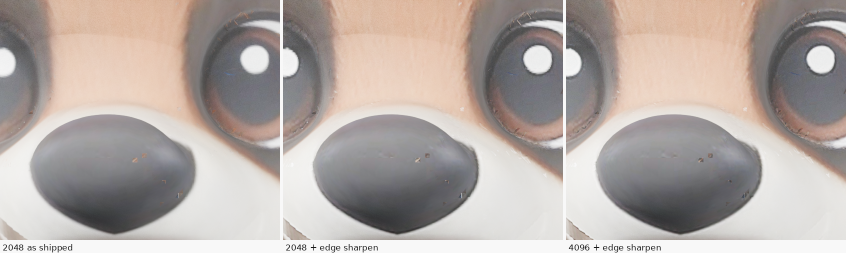
#> input picture 07_web_model/_to_delete/texture_sharpen_comparison.png, 1692 x 506 px, given in place of hq_basecolor.png, which was not available (shown at 1/2 size)
$ python sharpen_textures.py
#> lines starting #> are read from the running program, lines starting #| are printed output that depends on the picture; pictures that were not available may be replaced by others from this repository, and a replacement may not be noted
# -*- coding: utf-8 -*-
"""Edge-aware sharpening for the tanuki's texture maps.

The face occupies about 287x287 texels of the source atlas, so on screen it is
always magnified. Bilinear magnification of a soft source is what reads as
"blurry". Sharpening the texture beforehand costs nothing at runtime and
recovers most of the perceived crispness.

Tested against a 4096 Lanczos upscale: the extra resolution added almost
nothing on top of the sharpening, so this stays at 2048 and the GPU keeps its
VRAM.
"""
import numpy as np
from PIL import Image, ImageFilter

def edge_sharpen(img, radius=1.1, base=0.55, edge=1.15, edge_scale=5.0):
    """Unsharp mask weighted by local gradient.

    A flat unsharp mask over the whole atlas turns the fur into noise and rings
    the nose with a dark halo. Weighting by gradient magnitude concentrates the
    effect on real boundaries - mask edges, the nose, the eye rims - and leaves
    smooth areas alone.
    """
    a = np.asarray(img).astype(np.float32)
    det = a - np.asarray(img.filter(ImageFilter.GaussianBlur(radius))).astype(np.float32)
    g = np.asarray(img.convert('L').filter(ImageFilter.FIND_EDGES)).astype(np.float32)
    g = np.asarray(Image.fromarray(g.astype(np.uint8))
                   .filter(ImageFilter.GaussianBlur(1.0))).astype(np.float32)
    w = np.clip(g / edge_scale, 0, 1)[..., None]
    return Image.fromarray(np.clip(a + det * (base + edge * w), 0, 255).astype(np.uint8))

if __name__ == "__main__":
    import os
    base = Image.open('hq_basecolor.png').convert('RGB')
#> base is the input picture: PIL image 1692x506 RGB; mean R, G, B 179.4, 169.6, 164.7
    edge_sharpen(base).save('sharp_basecolor.png')
#> in edge_sharpen, `det = a - np.asarray(img.filter(ImageFilter.GaussianBlur(radius))).ast..`:
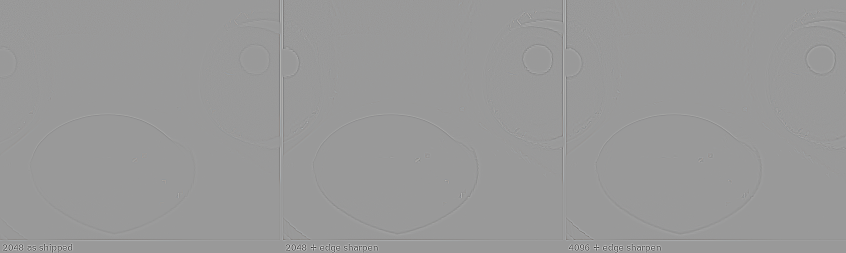
#> det: shape (506, 1692, 3) float32 (shown at 1/2 size); mean R, G, B 0, 0, 0; drawn with min black and max white
#> in edge_sharpen, `g = np.asarray(img.convert('L').filter(ImageFilter.FIND_EDGES)).astype..`:
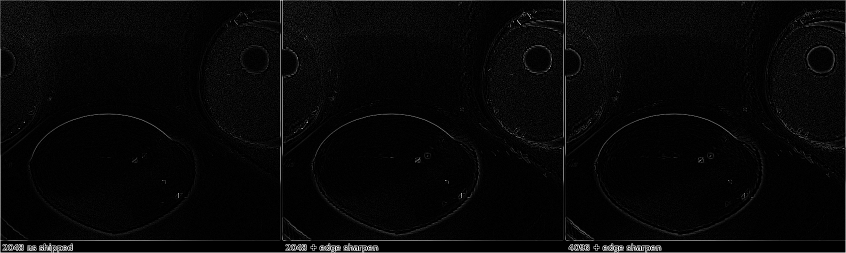
#> g: shape (506, 1692) float32 (shown at 1/2 size); min 0, max 255, mean 7.3
#> in edge_sharpen, `w = np.clip(g / edge_scale, 0, 1)[..., None]`:
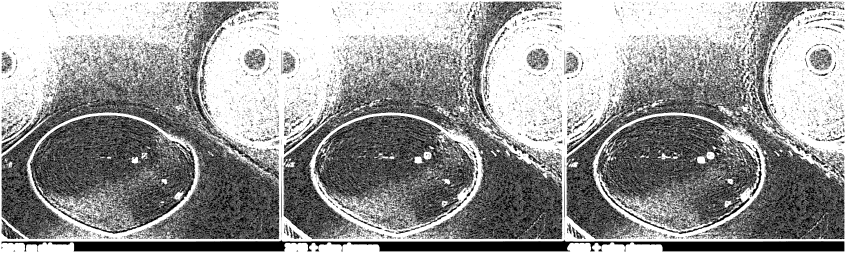
#> w: shape (506, 1692, 1) float32 (shown at 1/2 size); min 0, max 1, mean 0.602
    # Normal maps are a vector field, not a picture - over-sharpening one makes
    # the lighting swim. Gentle settings only.
    nrm = Image.open('hq_normal.png').convert('RGB')
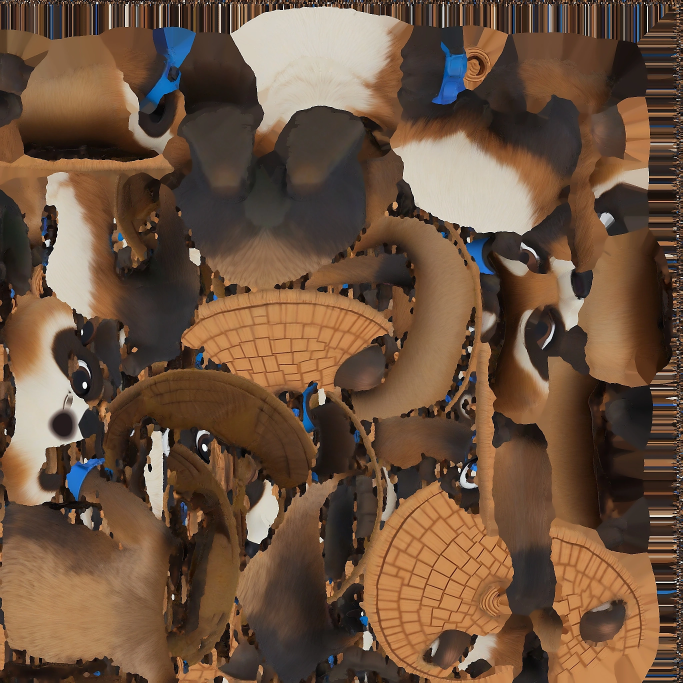
#> input picture 07_web_model/_to_delete/sharp_basecolor.webp, 2048 x 2048 px, given in place of hq_normal.png, which was not available (shown at 1/3 size)
#> nrm is the input picture: PIL image 2048x2048 RGB; mean R, G, B 108.5, 82.5, 62.7
    edge_sharpen(nrm, radius=0.9, base=0.25, edge=0.5, edge_scale=7.0).save('sharp_normal.png')
#> call 2 of edge_sharpen, with radius = 0.9, base = 0.25, edge = 0.5, edge_scale = 7
#> in edge_sharpen (call 2), `det = a - np.asarray(img.filter(ImageFilter.GaussianBlur(radius))).ast..`:
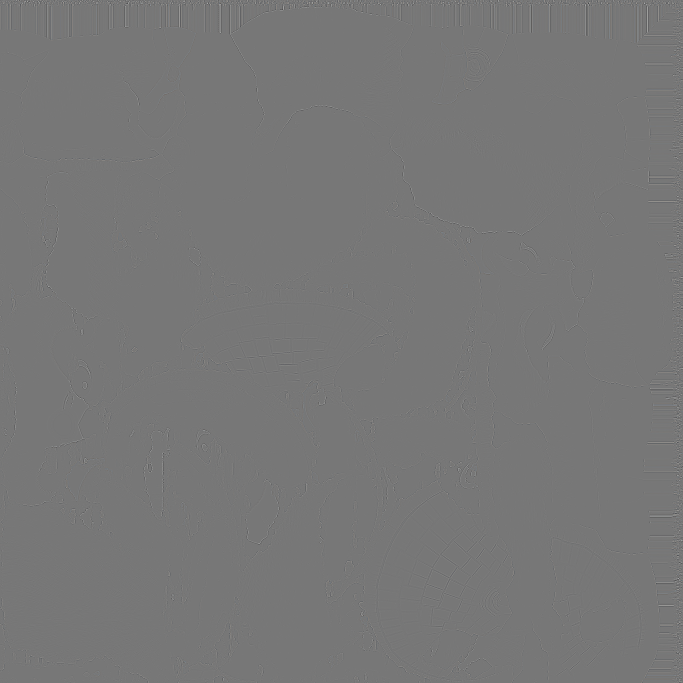
#> det: shape (2048, 2048, 3) float32 (shown at 1/3 size); mean R, G, B 0, 0, 0; drawn with min black and max white
#> in edge_sharpen (call 2), `g = np.asarray(img.convert('L').filter(ImageFilter.FIND_EDGES)).astype..`:
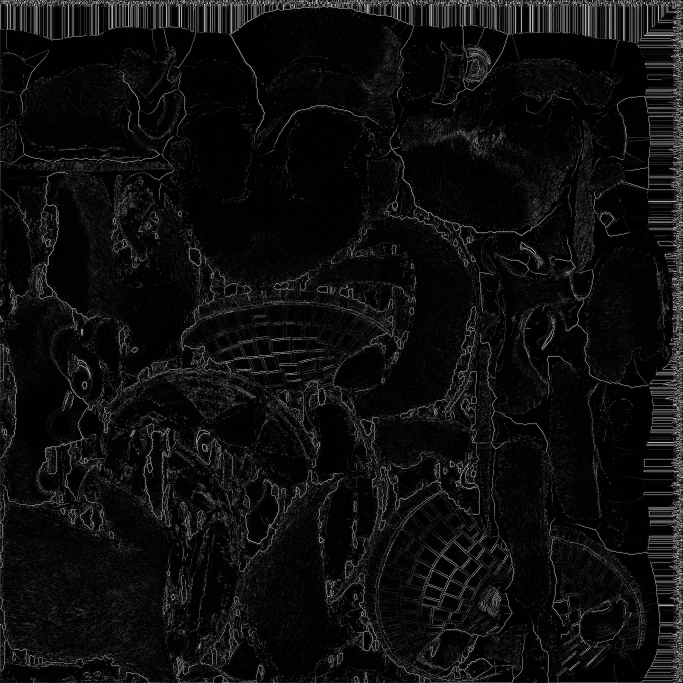
#> g: shape (2048, 2048) float32 (shown at 1/3 size); min 0, max 255, mean 14.3
#> in edge_sharpen (call 2), `w = np.clip(g / edge_scale, 0, 1)[..., None]`:
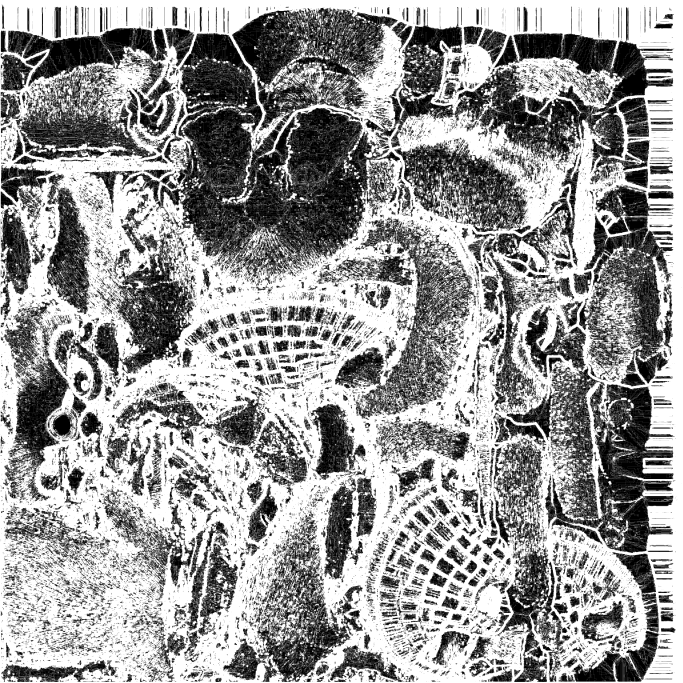
#> w: shape (2048, 2048, 1) float32 (shown at 1/3 size); min 0, max 1, mean 0.597
    for a, b, q in [('sharp_basecolor.png','sharp_basecolor.webp',94),
                    ('sharp_normal.png','sharp_normal.webp',94),
                    ('hq_metalrough.png','sharp_metalrough.webp',90)]:
        Image.open(a).convert('RGB').save(b,'WEBP',quality=q,method=6)
        print(f"  {b:26s} {Image.open(b).size[0]}px  {os.path.getsize(b)//1024} KB")
